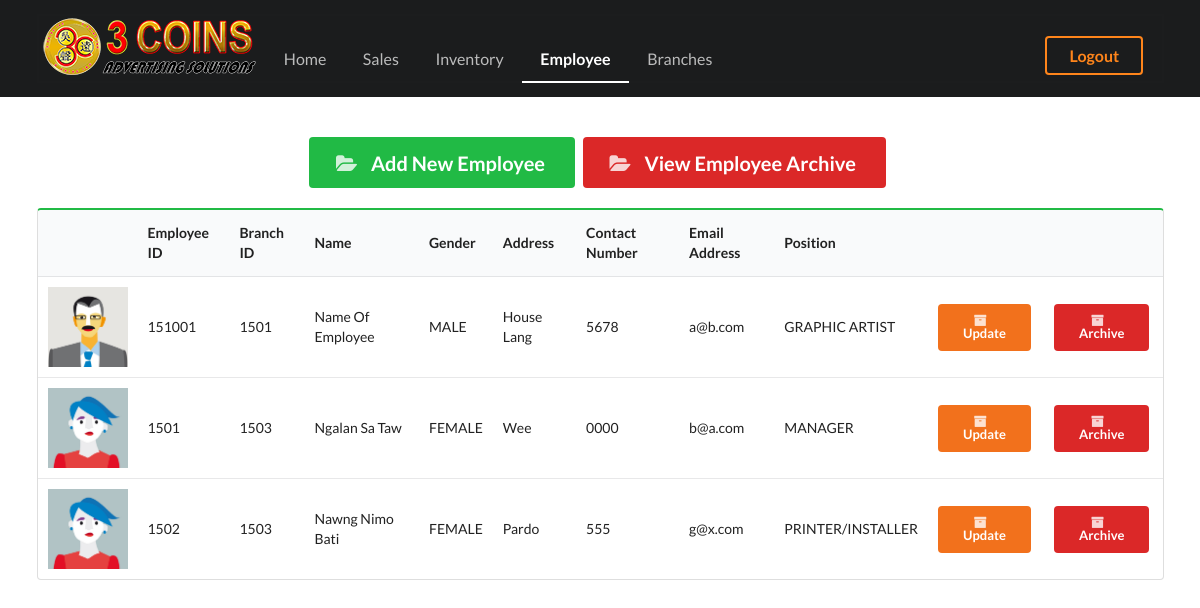
Screenshot of /webpages/admin/admin_emp.php (signed in) with the database file from the repository.
### tables this page shows
CREATE TABLE IF NOT EXISTS `employee` (
  `employee_id` int(11) NOT NULL,
  `branch_id` int(11) NOT NULL,
  `employee_name` varchar(255) DEFAULT NULL,
  `gender` enum('MALE','FEMALE') DEFAULT NULL,
  `employee_address` varchar(255) DEFAULT NULL,
  `employee_contact_number` varchar(255) DEFAULT NULL,
  `employee_email_address` varchar(255) DEFAULT NULL,
  `status` enum('ACTIVE','INACTIVE','UNDER PROBATION') DEFAULT NULL,
  `position` enum('MANAGER','GRAPHIC ARTIST','SALES REPRESENTATIVE','PRINTER/INSTALLER') DEFAULT NULL
);

### webpages/required/core.php (called while the page is built, shortened)
<?php
function loggedin(){
 if (isset($_SESSION['user_id']) && !empty($_SESSION['user_id'])) {
 	return true;
 } else{
 	return false;
 }
}
?>

### webpages/admin/admin_emp.php (the view, shortened to what this page needs)
<?php
require '../required/core.php';
if (loggedin()) {
?>
<!DOCTYPE html>
<html>
<head>
  <link rel="stylesheet" type="text/css" href="../../dist/components/reset.css">
  <link rel="stylesheet" type="text/css" href="../../dist/components/site.css">
  <link rel="stylesheet" type="text/css" href="../../dist/components/accordion.css">
  <link rel="stylesheet" type="text/css" href="../../dist/components/container.css">
  <link rel="stylesheet" type="text/css" href="../../dist/components/grid.css">
  <link rel="stylesheet" type="text/css" href="../../dist/components/header.css">
  <link rel="stylesheet" type="text/css" href="../../dist/components/image.css">
  <link rel="stylesheet" type="text/css" href="../../dist/components/menu.css">
  <link rel="stylesheet" type="text/css" href="../../dist/components/form.css">
  <link rel="stylesheet" type="text/css" href="../../dist/components/divider.css">
  <link rel="stylesheet" type="text/css" href="../../dist/components/dropdown.css">
  <link rel="stylesheet" type="text/css" href="../../dist/components/segment.css">
  <link rel="stylesheet" type="text/css" href="../../dist/components/button.css">
  <link rel="stylesheet" type="text/css" href="../../dist/components/list.css">
  <link rel="stylesheet" type="text/css" href="../../dist/components/icon.css">
  <link rel="stylesheet" type="text/css" href="../../dist/components/sidebar.css">
  <link rel="stylesheet" type="text/css" href="../../dist/components/transition.css">
  <link rel="stylesheet" type="text/css" href="../../dist/components/table.css">
  <link rel="stylesheet" type="text/css" href="../../dist/components/modal.css">
</head>
<body>
  <div class="ui inverted vertical center aligned segment">
    <div class="ui container">
      <div class="ui large secondary inverted pointing menu">
        <a class="brand"><img src="../assets/images/logo3.png" class="image"></a>
        <a class="item" href="index.php">Home</a>
        <a class="item" href="admin_sales.php">Sales</a>
        <a class="item" href="admin_inventory.php">Inventory</a>
        <a class="active item" >Employee</a>
        <a class="item" href="admin_branch.php">Branches</a>
        <div class="right item">
          <a class="ui inverted orange button" href="logout.php">Logout</a>
        </div>
      </div>
    </div>
  </div>
  <br><br>
  <div class="ui container">
    <div>
      <center>
        <a href="add_emp.php"><button class="ui green huge submit button">
          <i class="open folder icon"></i>
          Add New Employee
        </button></a>
        <a href="view_emp_archive.php"><button class="ui red huge submit button">
          <i class="open folder icon"></i>
          View Employee Archive
        </button></a>
      </center>
    </div>
    <br>
    <center><table class="ui green selectable table">
      <thead>
        <th></th>
        <th>Employee ID</th>
        <th>Branch ID</th>
        <th>Name</th>
        <th>Gender</th>
        <th>Address</th>
        <th>Contact Number</th>
        <th>Email Address</th>
        <th>Position</th>
        <th></th>
        <th></th>
      </thead>
      <tbody>
              <?php
                  $pdo = Database::connect();
                  $sql = 'SELECT * FROM employee WHERE status != "INACTIVE" ORDER BY branch_id AND employee_name';
                  foreach ($pdo->query($sql) as $row) {
                        echo '<tr>';
                        if ($row['gender'] == 'MALE') {
                          echo '<td><img src="../assets/images/avatar/tom.jpg" class="ui tiny image"></td>';
                        }
                        else{
                          echo '<td><img src="../assets/images/avatar/nan.jpg" class="ui tiny image"></td>';
                        }
                        echo '<td>'. $row['employee_id'] . '</td>';
                        echo '<td>'. $row['branch_id'] . '</td>';
                        echo '<td>'. $row['employee_name'] . '</td>';
                        echo '<td>'. $row['gender'] . '</td>';
                        echo '<td>'. $row['employee_address'] . '</td>';
                        echo '<td>'. $row['employee_contact_number'] . '</td>';
                        echo '<td>'. $row['employee_email_address'] . '</td>';
                        echo '<td>'. $row['position'] . '</td>';
                        echo '<td>';
                        echo '<a href="update_emp.php?id='.$row['employee_id'].'"><button class="ui small orange button"><i class="archive icon"></i>Update</button></a>';
                        echo '</td>';
                        echo '<td>';
                        echo '<a href="archive_emp.php?id='.$row['employee_id'].'"><button class="ui small negative button"><i class="archive icon"></i>Archive</button></a>';
                        echo '</td>';
                        echo '</tr>';
                  }
              ?>
      </tbody>
    </table></center>
  </div>
<br>
</body>
</html>
<?php
} else{
  include 'admin_login.php';
}
?>

### rows the page displays
employee: employee "151001", branch "1501", employee_name "Name Of Employee", gender "MALE", employee_address "House Lang", employee_contact_number "5678", employee_email_address "a@b.com", position "GRAPHIC ARTIST"
employee: employee "1501", branch "1503", employee_name "Ngalan Sa Taw", gender "FEMALE", employee_address "Wee", employee_contact_number "0000", employee_email_address "b@a.com", position "MANAGER"
employee: employee "1502", branch "1503", employee_name "Nawng Nimo Bati", gender "FEMALE", employee_address "Pardo", employee_contact_number "555", employee_email_address "g@x.com", position "PRINTER/INSTALLER"
